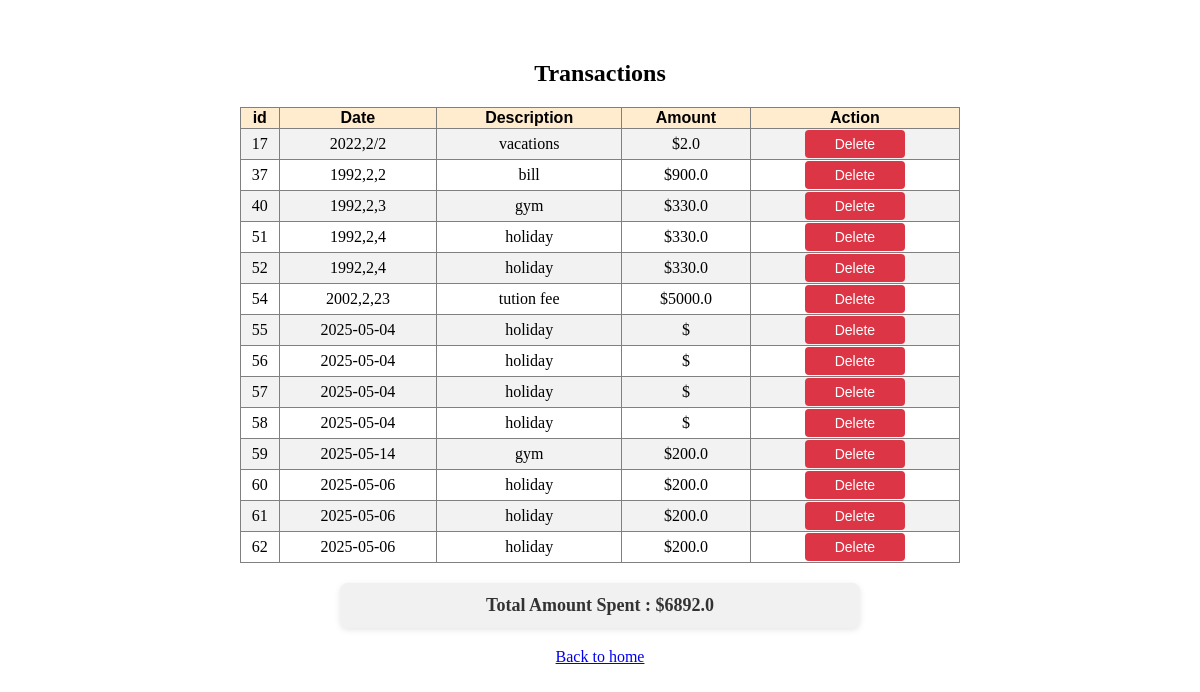
Before: /view_transactions with the older database file.
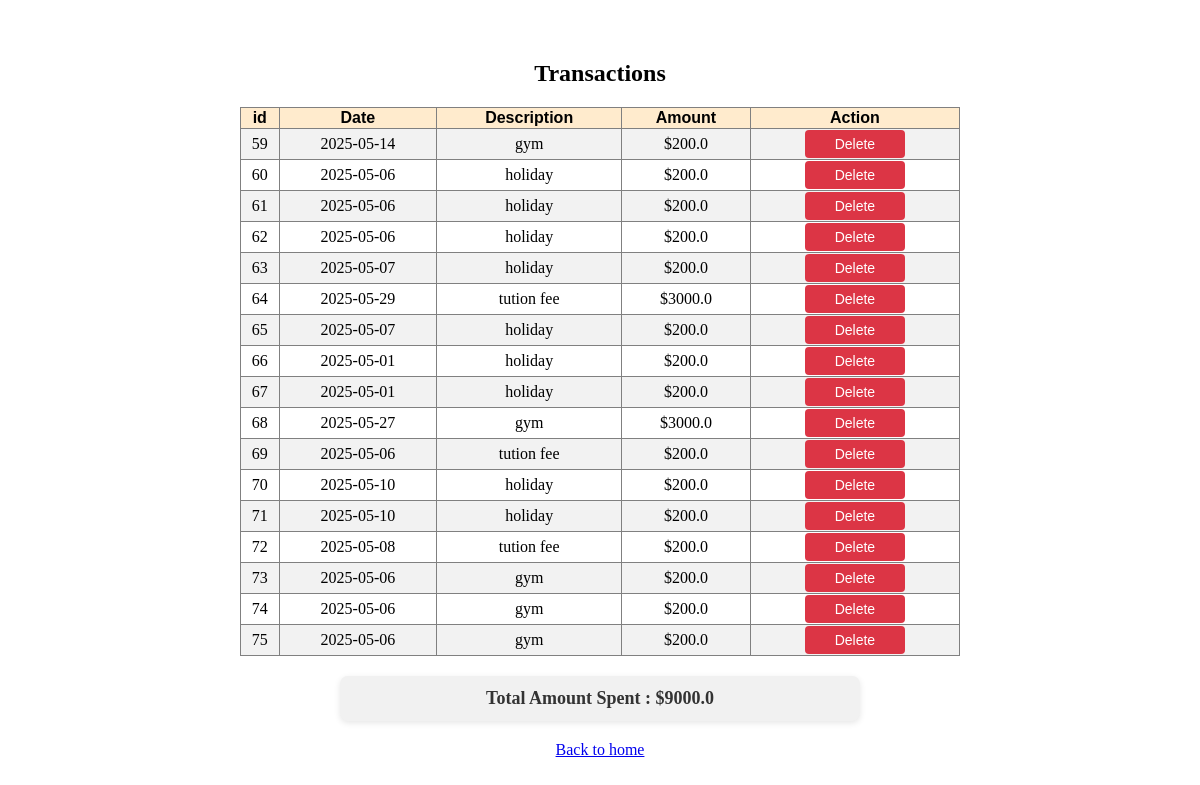
After: the same page with the newer database file.
### tables this page shows
CREATE TABLE transactions ( 
                id INTEGER PRIMARY KEY AUTOINCREMENT,
                date TEXT NOT NULL,
                description TEXT NOT NULL,
                amount REAL NOT NULL
            );

### app.py (the view)
@app.route('/view_transactions', methods = ['GET'])
def transactions():
    conn=sqlite3.connect('data/budget.db')
    cursor = conn.cursor()
    cursor.execute('SELECT * FROM transactions')
    transactions = cursor.fetchall()
    conn.close()
    total_spending =float(0)
    try:
        for x in transactions:
            total_spending = total_spending + float(x[3])
    except ValueError:
        pass
    return render_template('transaction.html', transactions=transactions, Total_Amount = total_spending)

### templates/transaction.html (shortened to what this page needs)
<!DOCTYPE html>
<html lang="en">
<head>
    <link rel="stylesheet" href="{{url_for('static',filename='style.css')}}">
</head>
<body>
    <h2>Transactions</h2>
    <table border="1">
        <tr>
            <th> id </th>
            <th> Date </th>
            <th> Description </th>
            <th> Amount </th>
            <th> Action</th>
        </tr>
        {% for item in transactions %}
        <tr>
          <td>{{ item[0] }}</td>
          <td>{{ item[1] }}</td>
          <td class = 'lower-case'>{{ item[2] }}</td>
          <td>${{item[3] }}</td>
          <td>
            <form action="/delete_transaction" method="POST">
                <input  type="submit" value="Delete" class="del_btn">
              </form>
          </td>
        </tr>
        {% endfor %}
    </table>
    <p class = 'total'>Total Amount Spent : ${{  Total_Amount  }}</p>
    <a href="/">Back to home</a>
</body>
</html>

### static/style.css (style rules this page uses)
body { max-width: 800px; margin: auto; padding: 40px; text-align: center; font-family:Cambria, Cochin, Georgia, Times, 'Times New Roman', serif; }
table { border-collapse: collapse; width: 90%; margin: auto; }
th { font-family: 'Franklin Gothic Medium', 'Arial Narrow', Arial, sans-serif; background-color: blanchedalmond; }
tr:nth-child(even) { background-color: #f2f2f2; }
.del_btn { padding: 6px 12px; font-size: 14px; width: 100px; background-color: #dc3545; color: white; border: none; border-radius: 4px; }
h2 { display: block; font-size: 1.5em; margin-top: 0.83em; margin-bottom: 0.83em; margin-left: 0; margin-right: 0; font-weight: bold; }
.total { background-color: #f1f1f1; padding: 12px 20px; margin: 20px auto; width: 60%; border-radius: 8px; text-align: center; font-size: 18px; font-weight: bold; color: #333; box-shadow: 0 2px 6px rgba(0,0,0,0.1); }
.lower-case { text-transform:lowercase }

Changed rows visible on the page:
removed transactions: id "17", date "2022,2/2", description "vacations", amount "2.0"
removed transactions: id "37", date "1992,2,2", description "bill", amount "900.0"
removed transactions: id "40", date "1992,2,3", description "gym", amount "330.0"
removed transactions: id "51", date "1992,2,4", description "holiday", amount "330.0"
removed transactions: id "52", date "1992,2,4", description "holiday", amount "330.0"
removed transactions: id "54", date "2002,2,23", description "tution fee", amount "5000.0"
removed transactions: id "55", date "2025-05-04", description "holiday"
removed transactions: id "56", date "2025-05-04", description "holiday"
removed transactions: id "57", date "2025-05-04", description "holiday"
removed transactions: id "58", date "2025-05-04", description "holiday"
added transactions: id "63", date "2025-05-07", description "holiday", amount "200.0"
added transactions: id "64", date "2025-05-29", description "tution fee", amount "3000.0"
added transactions: id "65", date "2025-05-07", description "holiday", amount "200.0"
added transactions: id "66", date "2025-05-01", description "holiday", amount "200.0"
added transactions: id "67", date "2025-05-01", description "holiday", amount "200.0"
added transactions: id "68", date "2025-05-27", description "gym", amount "3000.0"
added transactions: id "69", date "2025-05-06", description "tution fee", amount "200.0"
added transactions: id "70", date "2025-05-10", description "holiday", amount "200.0"
added transactions: id "71", date "2025-05-10", description "holiday", amount "200.0"
added transactions: id "72", date "2025-05-08", description "tution fee", amount "200.0"
added transactions: id "73", date "2025-05-06", description "gym", amount "200.0"
added transactions: id "74", date "2025-05-06", description "gym", amount "200.0"
added transactions: id "75", date "2025-05-06", description "gym", amount "200.0"
Other visible differences:
{{ Total_Amount }}: "6892.0" → "9000.0"
